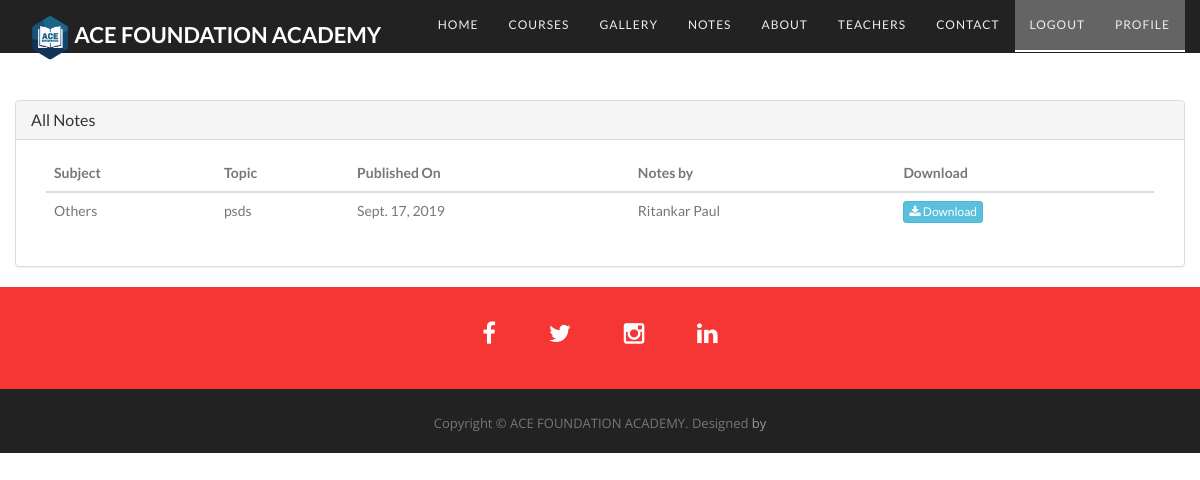
The page /notes/ (signed in) on the database as committed earlier.
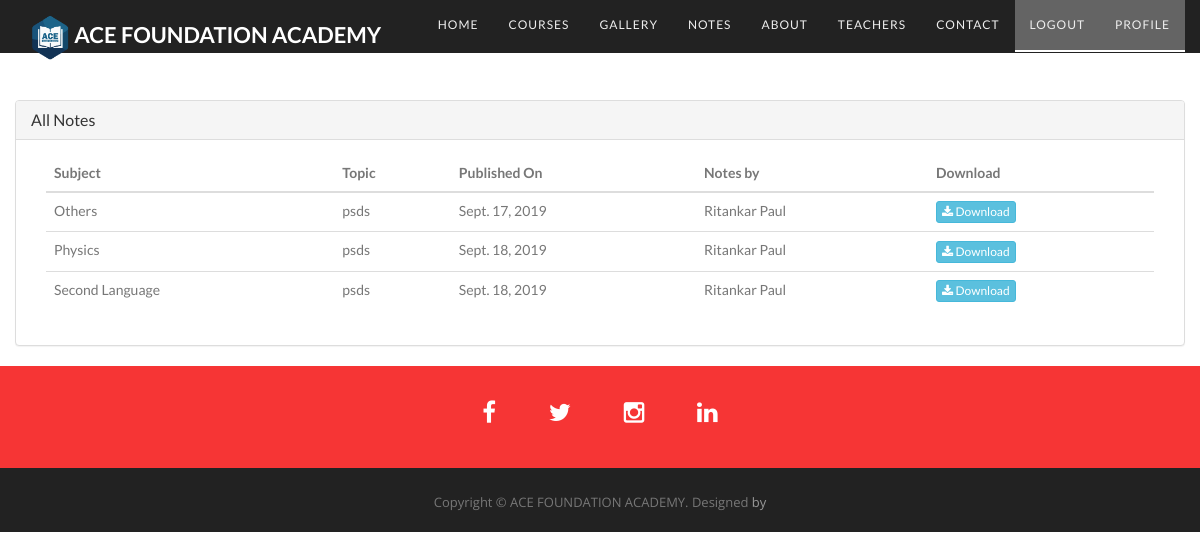
The same page on the database as committed later.
### notes/models.py (models this page shows, shortened)
class Note(models.Model):
    subject = models.CharField(max_length=40, choices=departments, default="Others")
    topic = models.CharField(max_length=200, blank=True)
    publication_date = models.DateField(default=datetime.now)
    teacher = models.ForeignKey(Teachers, on_delete=models.CASCADE)
    note = models.URLField(max_length=2000, help_text="Please Enter the URL here(GDrive/Amazon Drive)", default="/")
    for_class = models.IntegerField(default=6, help_text="For global notice put class=69")

### base/models.py (models this page shows)
class Teachers(models.Model):
    depts=departments
    name=models.CharField(max_length=50)
    dept=models.CharField(max_length=20,choices=depts,default='Mathematics')
    details=models.CharField(max_length=1000)
    image= models.URLField(max_length=200, help_text="Please Enter the URL here(GDrive/Amazon Drive/Facebook)")
    class Meta:
        verbose_name_plural="Faculty"
    def __str__(self):
        return(str(self.name))

### notes/views.py (the view)
# urls.py: url(r'^notes/', include('notes.urls')),
@login_required
def notes(req):
    user_data = req.user
    notes = {'notes': Note.objects.all(), 'user_data': user_data}
    return render(req, 'notes/notes.html', context=notes)

### users/models.py (called while the page is built)
    def getClass(self):
        if(datetime.now().month<=3):
            return (10-(int(self.class_X_year_of_passing) - datetime.now().year))
        else:
            return (11-(int(self.class_X_year_of_passing) - datetime.now().year))

### templates/notes/notes.html (shortened to what this page needs)
{% extends "base/structure_nav.html" %}
{% block content %}
{% load staticfiles %}
{% if notes %}
    <br><br><br><br><br>
    <div class="co container-fluid">
        <div class="panel-group" id="accordion">
            <div class="panel panel-default">
                <div class="panel-heading">
                    <h4 class="panel-title">
                        <a data-toggle="collapse" data-parent="#accordion" href="#collapse1" class="heads">All
                            Notes</a>
                  </h4>
                </div>
                <div id="collapse1" class="panel-collapse collapse in">
                    <div class="panel-body">
                        <div class="container-fluid table-responsive">
                            <table class="table table-hover">
                                <thead>
                                <tr>
                                    <th>Subject</th>
                                    <th>Topic</th>
                                    <th>Published On</th>
                                    <th>Notes by</th>
                                    <th>Download</th>
                                </tr>
                                </thead>
                                <tbody>
                            {% for note in notes %}
                                {% if user_data.userprofile.getClass == note.for_class %}
                                    {% if note.subject in user_data.userprofile.subjects %}
                                    <tr>
                                        <td>{{ note.subject }}</td>
                                        <td>{{ note.topic }}</td>
                                        <td>{{ note.publication_date }}</td>
                                        <td>{{ note.teacher }}</td>
                                        <td><a href="{{ note.note }}"  class="btn btn-info btn-xs">
                                            <span class="fa fa-download"></span> Download</a>
                                        </td>
                                    </tr>
                                    {% endif %}
                                {% endif %}
                            {% endfor %}
                                </tbody>
                            </table>
                        </div>
                    </div>
                </div>
            </div>
        </div>
    </div>
{% else %}
<div class="jumbotron">
    <br>
    <h1 style="text-align: center">No Notes were published</h1>
    <br>
</div>
{% endif %}
{% endblock %}

Rows that differ between the two databases and show on the page:
added Note: subject "Physics", topic "psds", publication_date "Sept. 18, 2019", teacher "Ritankar Paul"
added Note: subject "Second Language", topic "psds", publication_date "Sept. 18, 2019", teacher "Ritankar Paul"
